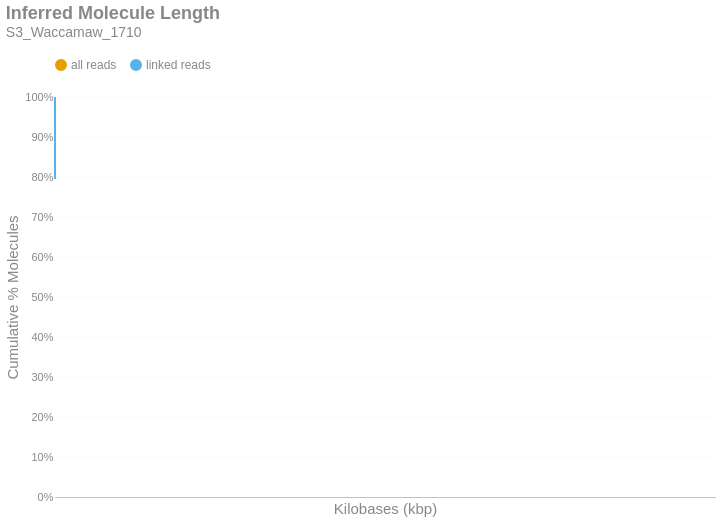

The notebook cell saved with this chart:
### Markdown cell above
### Inferred Molecule Length
This is the cumulative frequency distribution of molecule lengths inferred from the first and last alignment positions along a contig for all alignments associated with a single linked-read barcode on a given contig.There are two distributions: one with `all` the alignments (yellow) and another with only `linked reads` (blue). The percent of molecules in the `linked reads` distribution is relative to the total number of linked molecules.

### Code cell
if SKIPLR:
    print_html(f"Skipped")
else:
    binned_df = consolidated_hist(valids['length_inferred']/1000, mask, 10, True)
    binned_df = binned_df.with_columns(
        pl.when(pl.col('bin').cast(pl.Utf8) == '0').then(pl.lit('1')).otherwise(pl.col('bin').cast(pl.Utf8)).alias('bin')
    )
    with SafeRender(binned_df):
        (
            density_plot(binned_df, 'Inferred Molecule Length', samplename, 'inferredlen')
            .transform_calculate(bin_kb='datum.bin / 1000')
            .encode(
                x=alt.X('bin_kb:Q', title="Kilobases (kbp)").scale(type='log', padding=0).axis(labelAngle=-40),
                y=alt.Y('value:Q', title='Cumulative % Molecules')
                    .axis(format='%')
                    .stack(False)
                    .scale(domainMin=0, domainMax=1,padding=0),
                color=alt.Color("key:N").scale(domain = ["all reads", "linked reads"]),
                tooltip = [
                    alt.Tooltip("key:N", title = "Data Type"),
                    alt.Tooltip("range_label:N", title="Kilobases"),
                    alt.Tooltip("value:Q", format = ".2%", title="% Molecules (Cum.)")
                ]
            )
        ).display()

### Figure 1 — Vega-Lite specification as saved in the notebook (floating-point values rounded to 4 significant figures)
{"width": "container", "height": 400, "config": {"title": {"anchor": "start", "dy": -15, "fontSize": 18, "color": "#888888", "subtitleColor": "#888888", "subtitleFontSize": 14}, "arc": {"fill": "#0072B2"}, "axis": {"domainColor": "#888888", "domainWidth": 0.5, "gridWidth": 0.2, "grid": false, "titleFontWeight": 400, "titleFontSize": 15, "labelFontSize": 11, "labelColor": "#888888", "tickColor": "#888888", "tickWidth": 0.2, "titleColor": "#888888"}, "axisBand": {"grid": false}, "axisX": {"grid": true, "tickSize": 10, "domainCap": "round"}, "axisY": {"domain": false, "grid": true, "tickSize": 0, "domainCap": "round"}, "background": "transparent", "header": {"labelFontSize": 15, "labelColor": "#888888", "titleFontSize": 15, "titleFontWeight": 600, "titleColor": "#888888"}, "legend": {"labelFont": "sans-serif", "labelFontSize": 12, "labelColor": "#888888", "symbolSize": 100, "symbolType": "circle", "titleFontSize": 12, "titlePadding": 10, "titleColor": "#888888", "title": null, "orient": "top"}, "range": {"category": ["#E69F00", "#56B4E9", "#009E73", "#F0E442", "#0072B2", "#D55E00", "#CC79A7", "#000000"], "diverging": ["#cfe8f3", "#a2d4ec", "#73bfe2", "#46abdb", "#1696d2", "#12719e"]}, "area": {"fill": "#0072B2", "fillOpacity": 0.7, "line": true, "strokeOpacity": 0.7}, "line": {"color": "#0072B2", "stroke": "#0072B2", "strokeWidth": 2}, "trail": {"color": "#0072B2", "stroke": "#0072B2", "strokeWidth": 0, "size": 1}, "point": {"filled": true, "fillOpacity": 1.0, "size": 95}, "text": {"color": "#888888", "fontSize": 11, "align": "right", "fontWeight": 400, "size": 11}, "bar": {"fill": "#0072B2", "stroke": null}, "view": {"stroke": null, "continuousWidth": 660, "continuousHeight": 400}}, "data": {"name": "data-d13ba59f287d5176f89346755d3bdcd0"}, "mark": {"type": "line", "interpolate": "monotone", "point": {"opacity": 0, "size": 275}}, "encoding": {"color": {"field": "key", "scale": {"domain": ["all reads", "linked reads"]}, "type": "nominal"}, "tooltip": [{"field": "key", "title": "Data Type", "type": "nominal"}, {"field": "range_label", "title": "Kilobases", "type": "nominal"}, {"field": "value", "format": ".2%", "title": "% Molecules (Cum.)", "type": "quantitative"}], "x": {"axis": {"labelAngle": -40}, "field": "bin_kb", "scale": {"type": "log", "padding": 0}, "title": "Kilobases (kbp)", "type": "quantitative"}, "y": {"axis": {"format": "%"}, "field": "value", "scale": {"domainMin": 0, "domainMax": 1, "padding": 0}, "stack": false, "title": "Cumulative % Molecules", "type": "quantitative"}}, "params": [{"name": "param_c36ac31b6afebe62", "select": {"type": "point", "fields": ["key"]}, "bind": "legend"}], "title": {"text": "Inferred Molecule Length", "subtitle": "S3_Waccamaw_1710"}, "transform": [{"fold": ["all reads (cumsum)", "linked reads (cumsum)"]}, {"calculate": "replace(datum.key, ' (cumsum)', '')", "as": "key"}, {"filter": {"param": "param_c36ac31b6afebe62"}}, {"calculate": "datum.bin / 1000", "as": "bin_kb"}], "usermeta": {"embedOptions": {"downloadFileName": "S3_Waccamaw_1710.inferredlen"}}, "$schema": "https://vega.github.io/schema/vega-lite/v6.1.0.json", "datasets": {"data-d13ba59f287d5176f89346755d3bdcd0": [{"bin": "0.0", "interval": "0.0-10.0", "all reads": 0.9774, "linked reads": 0.795, "all reads (cumsum)": 0.9774, "linked reads (cumsum)": 0.795, "range_label": "0-9"}, {"bin": "10.0", "interval": "10.0-20.0", "all reads": 0.009047, "linked reads": 0.08185, "all reads (cumsum)": 0.9864, "linked reads (cumsum)": 0.8768, "range_label": "10-19"}, {"bin": "20.0", "interval": "20.0-30.0", "all reads": 0.005387, "linked reads": 0.04887, "all reads (cumsum)": 0.9918, "linked reads (cumsum)": 0.9257, "range_label": "20-29"}, {"bin": "30.0", "interval": "30.0-40.0", "all reads": 0.003548, "linked reads": 0.03204, "all reads (cumsum)": 0.9954, "linked reads (cumsum)": 0.9577, "range_label": "30-39"}, {"bin": "40.0", "interval": "40.0-50.0", "all reads": 0.002422, "linked reads": 0.02179, "all reads (cumsum)": 0.9978, "linked reads (cumsum)": 0.9795, "range_label": "40-49"}, {"bin": "50.0", "interval": "50.0-60.0", "all reads": 0.000944, "linked reads": 0.008707, "all reads (cumsum)": 0.9987, "linked reads (cumsum)": 0.9882, "range_label": "50-59"}, {"bin": "60.0", "interval": "60.0-70.0", "all reads": 0.0005049, "linked reads": 0.004666, "all reads (cumsum)": 0.9992, "linked reads (cumsum)": 0.9929, "range_label": "60-69"}, {"bin": "70.0", "interval": "70.0-80.0", "all reads": 0.0003021, "linked reads": 0.002791, "all reads (cumsum)": 0.9995, "linked reads (cumsum)": 0.9957, "range_label": "70-79"}, {"bin": "80.0", "interval": "80.0-90.0", "all reads": 0.0001802, "linked reads": 0.001664, "all reads (cumsum)": 0.9997, "linked reads (cumsum)": 0.9973, "range_label": "80-89"}, {"bin": "90.0", "interval": "90.0-100.0", "all reads": 0.0001079, "linked reads": 0.0009951, "all reads (cumsum)": 0.9998, "linked reads (cumsum)": 0.9983, "range_label": "90-99"}, {"bin": "100.0", "interval": "100.0-110.0", "all reads": 6.602e-05, "linked reads": 0.00061, "all reads (cumsum)": 0.9999, "linked reads (cumsum)": 0.9989, "range_label": "100-109"}, {"bin": "110.0", "interval": "110.0-120.0", "all reads": 3.952e-05, "linked reads": 0.000366, "all reads (cumsum)": 0.9999, "linked reads (cumsum)": 0.9993, "range_label": "110-119"}, {"bin": "120.0", "interval": "120.0-130.0", "all reads": 2.753e-05, "linked reads": 0.000255, "all reads (cumsum)": 1.0, "linked reads (cumsum)": 0.9996, "range_label": "120-129"}, {"bin": "130.0", "interval": "130.0-140.0", "all reads": 1.614e-05, "linked reads": 0.0001494, "all reads (cumsum)": 1.0, "linked reads (cumsum)": 0.9997, "range_label": "130-139"}, {"bin": "140.0", "interval": "140.0-150.0", "all reads": 8.586e-06, "linked reads": 7.95e-05, "all reads (cumsum)": 1.0, "linked reads (cumsum)": 0.9998, "range_label": "140-149"}, {"bin": "150.0", "interval": "150.0-160.0", "all reads": 8.734e-06, "linked reads": 8.087e-05, "all reads (cumsum)": 1.0, "linked reads (cumsum)": 0.9999, "range_label": "150-159"}, {"bin": "160.0", "interval": "160.0-170.0", "all reads": 5.033e-06, "linked reads": 4.66e-05, "all reads (cumsum)": 1.0, "linked reads (cumsum)": 0.9999, "range_label": "160-169"}, {"bin": "170.0", "interval": "170.0-180.0", "all reads": 3.109e-06, "linked reads": 2.878e-05, "all reads (cumsum)": 1.0, "linked reads (cumsum)": 0.9999, "range_label": "170-179"}, {"bin": "180.0", "interval": "180.0-190.0", "all reads": 2.369e-06, "linked reads": 2.193e-05, "all reads (cumsum)": 1.0, "linked reads (cumsum)": 1.0, "range_label": "180-189"}, {"bin": "190.0", "interval": "190.0-200.0", "all reads": 1.628e-06, "linked reads": 1.508e-05, "all reads (cumsum)": 1.0, "linked reads (cumsum)": 1.0, "range_label": "190-199"}, {"bin": "200.0", "interval": "200.0-210.0", "all reads": 1.48e-07, "linked reads": 1.371e-06, "all reads (cumsum)": 1.0, "linked reads (cumsum)": 1.0, "range_label": "200-209"}, {"bin": "210.0", "interval": "210.0-220.0", "all reads": 7.402e-07, "linked reads": 6.854e-06, "all reads (cumsum)": 1.0, "linked reads (cumsum)": 1.0, "range_label": "210-219"}, {"bin": "220.0", "interval": "220.0-230.0", "all reads": 7.402e-07, "linked reads": 6.854e-06, "all reads (cumsum)": 1.0, "linked reads (cumsum)": 1.0, "range_label": "220-229"}, {"bin": "230.0", "interval": "230.0-240.0", "all reads": 2.961e-07, "linked reads": 2.741e-06, "all reads (cumsum)": 1.0, "linked reads (cumsum)": 1.0, "range_label": "230-239"}, {"bin": "240.0", "interval": "240.0-250.0", "all reads": 1.48e-07, "linked reads": 1.371e-06, "all reads (cumsum)": 1.0, "linked reads (cumsum)": 1.0, "range_label": "240-249"}, {"bin": "250.0", "interval": "250.0-260.0", "all reads": 1.48e-07, "linked reads": 1.371e-06, "all reads (cumsum)": 1.0, "linked reads (cumsum)": 1.0, "range_label": "250-259"}, {"bin": "260.0", "interval": "260.0-270.0", "all reads": 2.961e-07, "linked reads": 2.741e-06, "all reads (cumsum)": 1.0, "linked reads (cumsum)": 1.0, "range_label": "260-269"}]}}
